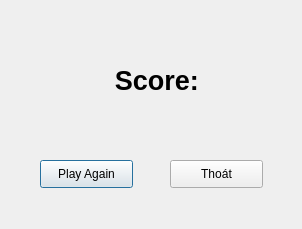
<?xml version="1.0" encoding="UTF-8"?>
<ui version="4.0">
 <class>Dialog</class>
 <widget class="QDialog" name="Dialog">
  <property name="geometry">
   <rect>
    <x>0</x>
    <y>0</y>
    <width>302</width>
    <height>229</height>
   </rect>
  </property>
  <property name="windowTitle">
   <string>Dialog</string>
  </property>
  <widget class="QPushButton" name="pushButton">
   <property name="geometry">
    <rect>
     <x>40</x>
     <y>160</y>
     <width>93</width>
     <height>28</height>
    </rect>
   </property>
   <property name="text">
    <string>Play Again</string>
   </property>
  </widget>
  <widget class="QPushButton" name="pushButton_2">
   <property name="geometry">
    <rect>
     <x>170</x>
     <y>160</y>
     <width>93</width>
     <height>28</height>
    </rect>
   </property>
   <property name="text">
    <string>Thoát</string>
   </property>
  </widget>
  <widget class="QLabel" name="label">
   <property name="geometry">
    <rect>
     <x>60</x>
     <y>50</y>
     <width>201</width>
     <height>61</height>
    </rect>
   </property>
   <property name="font">
    <font>
     <pointsize>20</pointsize>
     <weight>75</weight>
     <bold>true</bold>
    </font>
   </property>
   <property name="text">
    <string>Score: </string>
   </property>
   <property name="alignment">
    <set>Qt::AlignCenter</set>
   </property>
  </widget>
 </widget>
 <resources/>
 <connections/>
</ui>
